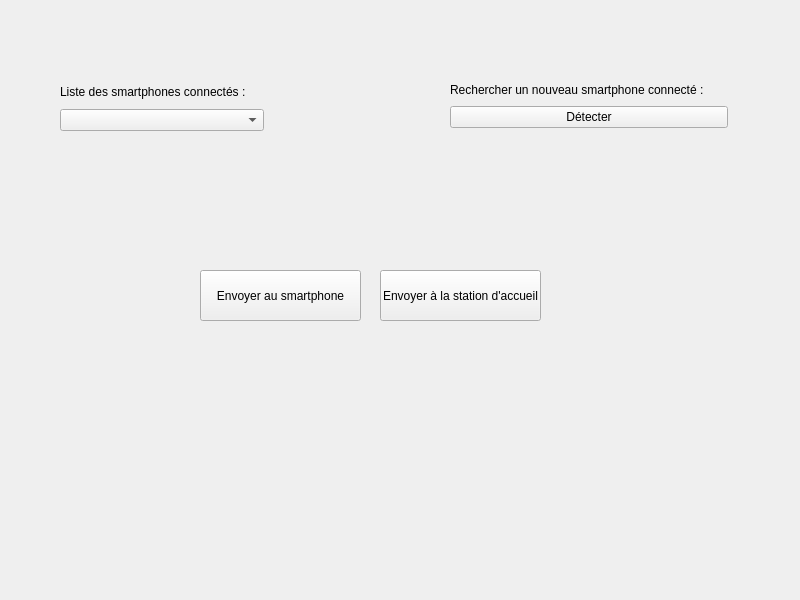
<?xml version="1.0" encoding="UTF-8"?>
<ui version="4.0">
 <class>ihmSynchronisation</class>
 <widget class="QWidget" name="ihmSynchronisation">
  <property name="geometry">
   <rect>
    <x>0</x>
    <y>0</y>
    <width>800</width>
    <height>600</height>
   </rect>
  </property>
  <property name="windowTitle">
   <string>ihmSynchronisation</string>
  </property>
  <widget class="QWidget" name="verticalLayoutWidget">
   <property name="geometry">
    <rect>
     <x>60</x>
     <y>80</y>
     <width>204</width>
     <height>51</height>
    </rect>
   </property>
   <layout class="QVBoxLayout" name="verticalLayout">
    <item>
     <widget class="QLabel" name="label_10">
      <property name="text">
       <string>Liste des smartphones connectés :</string>
      </property>
     </widget>
    </item>
    <item>
     <widget class="QComboBox" name="comboBox"/>
    </item>
   </layout>
  </widget>
  <widget class="QWidget" name="layoutWidget">
   <property name="geometry">
    <rect>
     <x>450</x>
     <y>80</y>
     <width>278</width>
     <height>48</height>
    </rect>
   </property>
   <layout class="QVBoxLayout" name="verticalLayout_2">
    <item>
     <widget class="QLabel" name="label_11">
      <property name="text">
       <string>Rechercher un nouveau smartphone connecté :</string>
      </property>
     </widget>
    </item>
    <item>
     <widget class="QPushButton" name="pushButton_Detecter">
      <property name="text">
       <string>Détecter</string>
      </property>
      <property name="icon">
       <iconset>
        <normaloff>:/img/images/smartphoneAddIcon.png</normaloff>:/img/images/smartphoneAddIcon.png</iconset>
      </property>
     </widget>
    </item>
   </layout>
  </widget>
  <widget class="QPushButton" name="pushButton_EnvoyerOrdinateur">
   <property name="geometry">
    <rect>
     <x>380</x>
     <y>270</y>
     <width>161</width>
     <height>51</height>
    </rect>
   </property>
   <property name="text">
    <string>Envoyer à la station d'accueil</string>
   </property>
   <property name="icon">
    <iconset>
     <normaloff>:/img/images/synchroIcon.png</normaloff>:/img/images/synchroIcon.png</iconset>
   </property>
  </widget>
  <widget class="QPushButton" name="pushButton_EnvoyerSmartphone">
   <property name="geometry">
    <rect>
     <x>200</x>
     <y>270</y>
     <width>161</width>
     <height>51</height>
    </rect>
   </property>
   <property name="text">
    <string>Envoyer au smartphone</string>
   </property>
  </widget>
 </widget>
 <resources/>
 <connections/>
</ui>
